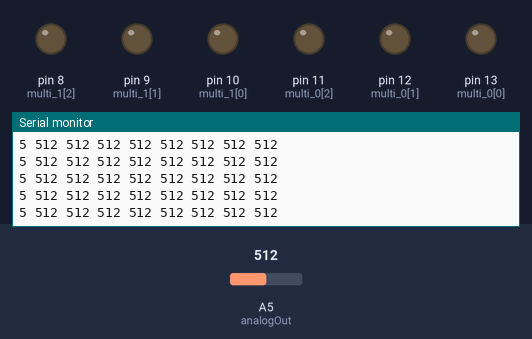
This sketch was run on a simulated Arduino Nano, built with avr-gcc and run on an emulated ATmega328P. Shown: output pins drawn as LEDs (lit = HIGH), the last lines printed to the serial monitor. The test bench sets the inputs (shaded band); at power-on: A5 (analogOut) = 512.

Above: at 1.2 s.
1.3 s: A5 (analogOut) set to 983
At 2.2 s:
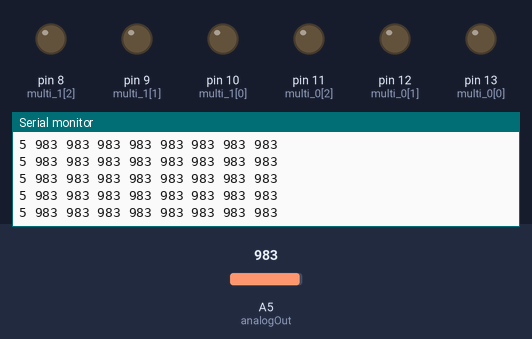
4.3 s: A5 (analogOut) set to 1012
At 4.45 s:
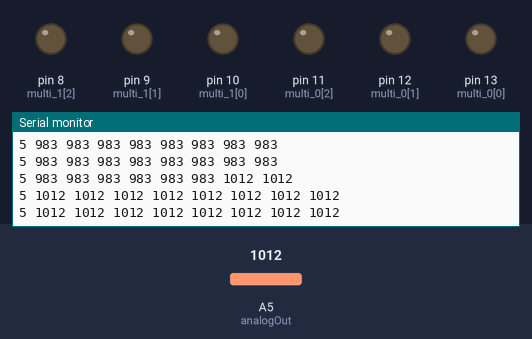
Timing chart, 0 to 7.3 s (numbered marks = the images above; inputs shaded):
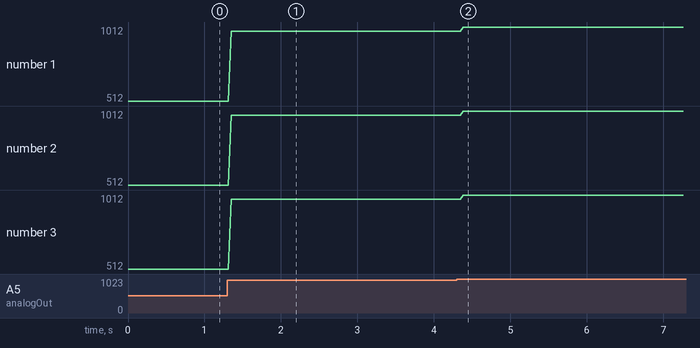

The sketch:

multipleMultiplexers.ino
```cpp
#define numMultiplexers 6
#define numChannels 8

int analogIn = 0; // stores analog value
int digitalPin = 0; // digital pin to switch high or low
int analogOut = A0; // analog output pin; will change in getValue switch case

const int smoothSampleSize = 10; // values to sample for smoothing

int multiplexers [numMultiplexers][numChannels];

int smoothIndex [numMultiplexers][numChannels];
int smoothTotal [numMultiplexers][numChannels];
int smoothAvg [numMultiplexers][numChannels];
int readings [numMultiplexers][numChannels][smoothSampleSize];

const int multi_0[] = {
  13,12,11}; // array of the pins connected to the 4051 input
const int multi_1[] = {
  10,9,8};
const int multi_2[] = {
  7,6,5};
const int multi_3[] = {
  4,3,2};
const int multi_4[] = {
  22,24,26};
const int multi_5[] = {
  28,30,32};
const int multi_6[] = {
  34, 36, 38};

void setup() {

  Serial.begin(9600); // Setup Serial Port

  for(int bit = 0; bit < 3; bit++){
    pinMode(multi_0[bit], OUTPUT); // set the three select pins to output
    pinMode(multi_1[bit], OUTPUT);
  }

  for(int i=0; i < numMultiplexers; i++){
    for(int j=0; j < numChannels; j++){
      for(int k=0; k < smoothSampleSize; k++){
        readings[i][j][k] = 0;
      }
    }
  }

}

void loop () {

  for(int i = 0; i < numMultiplexers; i++){

    if(i == 5){

    Serial.print(i);
    Serial.print(" ");
    for(int j = 0; j < numChannels; j++){
      /*analogIn = map(getValue(i,j), 200, 550, 0, 100);
      analogIn = constrain(analogIn, 0, 100);
      */
      analogIn = getValue(i,j);

      Serial.print( analogIn );
      Serial.print(" ");


      smoothTotal[i][j] = smoothTotal[i][j] - readings[i][j][smoothIndex[i][j]];
      readings[i][j][smoothIndex[i][j]] = analogIn;
      smoothTotal[i][j] = smoothTotal[i][j] + readings[i][j][smoothIndex[i][j]];
      smoothIndex[i][j] = smoothIndex[i][j] + 1;

      if(smoothIndex[i][j] > smoothSampleSize)
        smoothIndex[i][j] = 0;

      smoothAvg[i][j] = smoothTotal[i][j] / smoothSampleSize;
//      Serial.print(smoothAvg[i][j]);
//      Serial.print(" ");
    }
    Serial.println();

    }

  }

  delay(20);
}


int getValue( int multiplexer, int channel) {
  // set the selector pins HIGH and LOW to match the binary value of channel

    for(int bit = 0; bit < 3; bit++){

    // there's something wrong here, maybe because multi_0 isn't actually reading as a String, but rather some other kind of array name..
    //int pin = multiName[bit]; // the pin wired to the multiplexer select bit

    switch (multiplexer) {
    case 0:
      digitalPin = multi_0[bit];
      analogOut = A0;
      break;
    case 1:
      digitalPin = multi_1[bit];
      analogOut = A1;
      break;
    case 2:
      digitalPin = multi_2[bit];
      analogOut = A2;
      break;
    case 3:
      digitalPin = multi_3[bit];
      analogOut = A3;
      break;
    case 4:
      digitalPin = multi_4[bit];
      analogOut = A4;
      break;
    case 5:
      digitalPin = multi_5[bit];
      analogOut = A5;
      break;
    case 6:
      digitalPin = multi_6[bit];
      analogOut = A6;
      break;
    default:
      break;
    }

    int isBitSet = bitRead(channel, bit); // true if given bit set in channel
    digitalWrite(digitalPin, isBitSet);

  }
  return analogRead(analogOut);
}
```

Measured:
- after the input at 1.3 s, the serial monitor: prints a new line after 0.05 s (image 1)
- after the input at 4.3 s, the serial monitor: prints a new line at once (image 2)
- plotted number 1: 512 → 983 after the input at 1.3 s, 983 → 1012 after the input at 4.3 s
- plotted number 2: 512 → 983 after the input at 1.3 s, 983 → 1012 after the input at 4.3 s
- plotted number 3: 512 → 983 after the input at 1.3 s, 983 → 1012 after the input at 4.3 s
